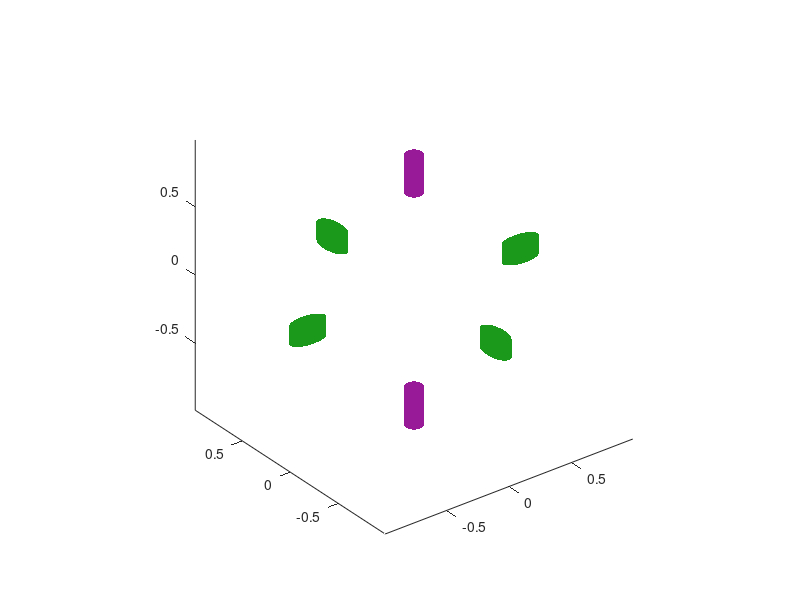

MATLAB code for this plot:
function plot_SiCBValleys_q2D(eb_cut, origin, cb_shifts)
%   This function plots the iso-energetic surfaces of elliptical valleys
%   for Silicon. The 6 elliptical valleys are now broken in degeneracy, and
%   colored differently to distinguish the 6XYZ -> 4XY + 2Z valley
%   polarisation.
%
%   IN:
%   -  eb_cut:     	scalar of the energy above the CBM to slice for the iso-surface [eV].
%   -  origin:      1x3 row vector of the origin location of the Gama point [x,y,z].
%   -  cb_shifts: 	1x3 row vector of the relative energy shift of each valley [eb_x, eb_y, eb_z].
%
%   OUT: (figure)

%% Defining the default parameters
if nargin < 1; eb_cut = 0.2; origin = [0, 0, 0]; cb_shifts = [0, 0, 0]; end
if nargin < 2; origin = [0, 0, 0]; cb_shifts = [0, 0, 0];  end
if nargin < 3; cb_shifts = [0, 0, 0]; end
if isempty(eb_cut); eb_cut = 0.2;  end
if isempty(origin); origin = [0, 0, 0];  end
if isempty(cb_shifts); cb_shifts = [0, 0, 0];  end

%% 1.0 - Defining the constant parameters
x_ebshift = cb_shifts(1); y_ebshift = cb_shifts(2); z_ebshift = cb_shifts(3); 
m0 = 9.11e-31;
hbar = 4.135e-15;
ml = 0.92*m0;
mt = 0.19*m0;
%% 1.1 - Defining the dispersions of the CB parabola's
k_calc =  @(eb, eff_mass, eb_shift) sqrt(((2*eff_mass)/(hbar^2)) * (eb - eb_shift));
%% 1.2 - Extracting the CB as cylinders
k0 = 0.85;       % Defining the position of the CBM in k-space
% -- IsoE for X-valleys (cylinders)
% --- Extracting unit cylindrical valleys with radius defined by ellipse
[pX_xx, pX_yy, pX_zz] = cylinder(k_calc(eb_cut,ml,y_ebshift), 1e3);
[mX_xx, mX_yy, mX_zz] = cylinder(k_calc(eb_cut,ml,y_ebshift), 1e3);
% --- Scaling the cylinder in z to be the same size as ellipses in k-space
pX_yy = pX_yy /2;
mX_yy = mX_yy /2;
pX_zz = 2*(k_calc(eb_cut,mt,z_ebshift))*(pX_zz-0.5);
mX_zz = 2*(k_calc(eb_cut,mt,z_ebshift))*(mX_zz-0.5);
% --- Shifting the valleys to the correct locations in k-space
pX_xx = pX_xx + k0 + origin(1);
pX_yy = pX_yy + 0 + origin(2);
pX_zz = pX_zz + 0 + origin(3); 
mX_xx = mX_xx - k0 + origin(1);
mX_yy = mX_yy + 0 + origin(2);
mX_zz = mX_zz + 0 + origin(3);
% -- IsoE for Y-valleys (cylinders)
% --- Extracting unit cylindrical valleys with radius defined by ellipse
[pY_xx, pY_yy, pY_zz] = cylinder(k_calc(eb_cut,ml,y_ebshift), 1e3);
[mY_xx, mY_yy, mY_zz] = cylinder(k_calc(eb_cut,ml,y_ebshift), 1e3);
% --- Scaling the cylinder in z to be the same size as ellipses in k-space
pY_xx = pY_xx /2;
mY_xx = mY_xx /2;
pY_zz = 2*(k_calc(eb_cut,mt,z_ebshift))*(pY_zz-0.5);
mY_zz = 2*(k_calc(eb_cut,mt,z_ebshift))*(mY_zz-0.5);
% --- Shifting the valleys to the correct locations in k-space
pY_xx = pY_xx + 0+origin(1);
pY_yy = pY_yy + k0+origin(2);
pY_zz = pY_zz + 0 + origin(3); 
mY_xx = mY_xx + 0+origin(1);
mY_yy = mY_yy - k0 + origin(2);
mY_zz = mY_zz + 0 + origin(3);
% -- IsoE for Z-valleys (cylinders)
% --- Extracting unit cylindrical valleys with radius defined by ellipse
[pZ_xx, pZ_yy, pZ_zz] = cylinder(k_calc(eb_cut,mt,z_ebshift), 1e3);
[mZ_xx, mZ_yy, mZ_zz] = cylinder(k_calc(eb_cut,mt,z_ebshift), 1e3);
% --- Scaling the cylinder in z to be the same size as ellipses in k-space
pZ_zz = 2*(k_calc(eb_cut,ml,z_ebshift))*(pZ_zz-0.5);
mZ_zz = 2*(k_calc(eb_cut,ml,z_ebshift))*(mZ_zz-0.5);
% --- Shifting the valleys to the correct locations in k-space
pZ_xx = pZ_xx + 0+origin(1);
pZ_yy = pZ_yy + 0+origin(2);
pZ_zz = pZ_zz + k0 + origin(3); 
mZ_xx = mZ_xx + 0+origin(1);
mZ_yy = mZ_yy + 0+origin(2);
mZ_zz = mZ_zz - k0 + origin(3);

%% - 2.0 - Plotting the isoe surface
hold on;
% -- Defining plot constants
if cb_shifts(1)==0 && cb_shifts(2)==0 && cb_shifts(3)==0
    xy_valley_col = [0.1,0.6,0.1];
    pz_valley_col = [0.6,0.1,0.6];
    mz_valley_col = pz_valley_col;
else
    xy_valley_col = [0.1,0.6,0.1];
    pz_valley_col = [0.6,0.1,0.6];
    mz_valley_col = pz_valley_col;
end
% -- Plotting X-valleys
surf(pX_xx, pX_yy, pX_zz, 'Edgecolor', 'none', 'facecolor', xy_valley_col);
surf(mX_xx, mX_yy, mX_zz, 'Edgecolor', 'none', 'facecolor', xy_valley_col);
% -- Plotting Y-valleys
surf(pY_xx, pY_yy, pY_zz, 'Edgecolor', 'none', 'facecolor', xy_valley_col);
surf(mY_xx, mY_yy, mY_zz, 'Edgecolor', 'none', 'facecolor', xy_valley_col);
% -- Plotting Z-valleys
surf(pZ_xx, pZ_yy, pZ_zz, 'Edgecolor', 'none', 'facecolor', pz_valley_col);
surf(mZ_xx, mZ_yy, mZ_zz, 'Edgecolor', 'none', 'facecolor', mz_valley_col);
% - 2.1 - Plotting the caps to the cylinders
% - X-valleys
fill3(pX_xx(1,:), pX_yy(1,:), pX_zz(1,:), xy_valley_col, 'Edgecolor', 'none');
fill3(pX_xx(end,:), pX_yy(end,:), pX_zz(end,:), xy_valley_col, 'Edgecolor', 'none');
fill3(mX_xx(1,:), mX_yy(1,:), mX_zz(1,:), xy_valley_col, 'Edgecolor', 'none');
fill3(mX_xx(end,:), mX_yy(end,:), mX_zz(end,:), xy_valley_col, 'Edgecolor', 'none');
% - Y-valleys
fill3(pY_xx(1,:), pY_yy(1,:), pY_zz(1,:), xy_valley_col, 'Edgecolor', 'none');
fill3(pY_xx(end,:), pY_yy(end,:), pY_zz(end,:), xy_valley_col, 'Edgecolor', 'none');
fill3(mY_xx(1,:), mY_yy(1,:), mY_zz(1,:), xy_valley_col, 'Edgecolor', 'none');
fill3(mY_xx(end,:), mY_yy(end,:), mY_zz(end,:), xy_valley_col, 'Edgecolor', 'none');
% - Z-valleys
fill3(pZ_xx(1,:), pZ_yy(1,:), pZ_zz(1,:), pz_valley_col, 'Edgecolor', 'none');
fill3(pZ_xx(end,:), pZ_yy(end,:), pZ_zz(end,:), pz_valley_col, 'Edgecolor', 'none');
fill3(mZ_xx(1,:), mZ_yy(1,:), mZ_zz(1,:), pz_valley_col, 'Edgecolor', 'none');
fill3(mZ_xx(end,:), mZ_yy(end,:), mZ_zz(end,:), pz_valley_col, 'Edgecolor', 'none');
% - 3.0 Formatting the figure
axis tight; axis equal;
end